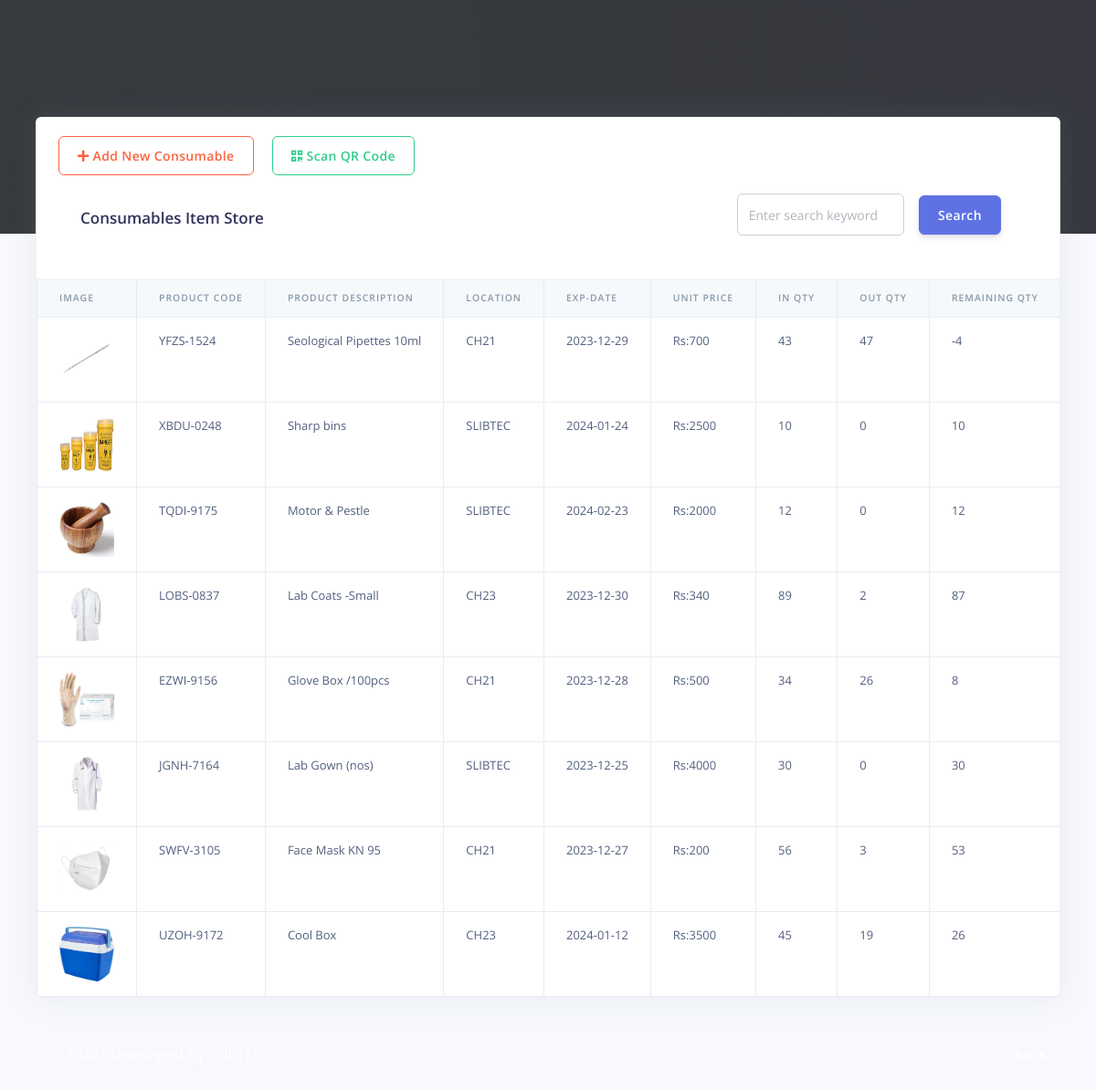
/slibtec/cashier/products.php (signed in), run on the app's committed database.
### tables this page shows
CREATE TABLE `rpos_products` (
  `prod_id` varchar(200) NOT NULL,
  `prod_code` varchar(200) NOT NULL,
  `prod_name` varchar(200) NOT NULL,
  `prod_img` varchar(200) NOT NULL,
  `prod_desc` longtext NOT NULL,
  `prod_price` varchar(200) NOT NULL,
  `created_at` timestamp(6) NOT NULL DEFAULT current_timestamp(6) ON UPDATE current_timestamp(6),
  `prod_location` varchar(250) NOT NULL,
  `prod_Exp_Date` date DEFAULT NULL,
  `prod_GINQty` varchar(250) NOT NULL,
  `prod_GRNQty` varchar(250) NOT NULL,
  `prod_REQty` varchar(250) NOT NULL,
  `prod_GINAmount` int(250) NOT NULL,
  `prod_GRNAmount` int(250) NOT NULL,
  `prod_REAmount` int(250) NOT NULL,
  `prod_qr` varchar(255) NOT NULL
);

### slibtec/cashier/products.php (the view, shortened to what this page needs)
<?php
include('config/config.php');
require_once('partials/_head.php');
?>
<body>
  <?php
  require_once('partials/_sidebar.php');
  ?>
  <div class="main-content">
    <div class="container-fluid mt--8">
      <div class="row">
        <div class="col">
          <div class="card shadow">
            <div class="card-header border-0">
            <a href="add_product.php" class="btn btn-outline-warning">
              <i class="fas fa-plus"></i> Add New Consumable
            </a>
<button class="btn btn-outline-success ml-2" id="scanQRCodeBtn">
    <i class="fas fa-qrcode"></i> Scan QR Code
</button>
<div class="card-header border-0">
    <div class="row align-items-center">
        <div class="col">
            <h3 class="mb-0">Consumables Item Store</h3>
        </div>
        <div class="col-md-4 text-right">
            <form class="form-inline" method="GET" action="">
                <div class="form-group mx-sm-3 mb-2">
                    <input type="text" class="form-control" id="search" name="search" placeholder="Enter search keyword">
                </div>
                <button type="submit" class="btn btn-primary mb-2">Search</button>
            </form>
        </div>
    </div>
</div>
            </div>
            <div class="table-responsive">
             <table class="table table-bordered" >
                <thead class="thead-light">
                  <tr>
                    <th scope="col">Image</th>
                     <th scope="col">Product Code</th>
                    <th scope="col">Product Description</th>
                    <th scope="col">Location</th>
                    <th scope="col">Exp-Date</th>
                    <th scope="col">Unit Price</th>
                    <th scope="col">IN Qty</th>
                    <th scope="col">OUT Qty</th>
                    <th scope="col">Remaining Qty</th>
                  </tr>
                </thead>
                <tbody>
                  <?php
                  $ret = "SELECT * FROM  rpos_products ";
                  $stmt = $mysqli->prepare($ret);
                  $stmt->execute();
                  $res = $stmt->get_result();
                  while ($prod = $res->fetch_object()) {
                  ?>
                    <tr>
                      <td>
                        <?php
                        if ($prod->prod_img) {
                          echo "<img src='../admin/assets/img/products/$prod->prod_img' height='60' width='60 class='img-thumbnail'>";
                        } else {
                          echo "<img src='../admin/assets/img/products/default.jpg' height='60' width='60 class='img-thumbnail'>";
                        }
                        ?>
                      </td>
                      <td><?php echo $prod->prod_code; ?></td>
                      <td><?php echo $prod->prod_name; ?></td>
                      <td><?php echo $prod->prod_location; ?></td>
                      <td><?php echo $prod->prod_Exp_Date; ?></td>
                      <td> Rs:<?php echo $prod->prod_price; ?></td>
                      <td><?php echo $prod->prod_GINQty; ?></td>
                      <td> <?php echo $prod->prod_GRNQty; ?></td>
                      <td> <?php echo $prod->prod_REQty; ?></td>
                    </tr>
                  <?php } ?>
                </tbody>
              </table>
            </div>
          </div>
        </div>
      </div>
      <?php
      require_once('partials/_footer.php');
      ?>
    </div>
  </div>
</body>
</html>

### data on the page
rpos_products: prod_img (picture), prod_code "YFZS-1524", prod_name "Seological Pipettes 10ml", prod_location "CH21", prod_Exp_Date "2023-12-29", prod_price "700", prod_GINQty "43", prod_GRNQty "47", prod_REQty "-4"
rpos_products: prod_img (picture), prod_code "XBDU-0248", prod_name "Sharp bins", prod_location "SLIBTEC", prod_Exp_Date "2024-01-24", prod_price "2500", prod_GINQty "10", prod_GRNQty "0", prod_REQty "10"
rpos_products: prod_img (picture), prod_code "TQDI-9175", prod_name "Motor & Pestle", prod_location "SLIBTEC", prod_Exp_Date "2024-02-23", prod_price "2000", prod_GINQty "12", prod_GRNQty "0", prod_REQty "12"
rpos_products: prod_img (picture), prod_code "LOBS-0837", prod_name "Lab Coats -Small", prod_location "CH23", prod_Exp_Date "2023-12-30", prod_price "340", prod_GINQty "89", prod_GRNQty "2", prod_REQty "87"
rpos_products: prod_img (picture), prod_code "EZWI-9156", prod_name "Glove Box /100pcs", prod_location "CH21", prod_Exp_Date "2023-12-28", prod_price "500", prod_GINQty "34", prod_GRNQty "26", prod_REQty "8"
rpos_products: prod_img (picture), prod_code "JGNH-7164", prod_name "Lab Gown (nos)", prod_location "SLIBTEC", prod_Exp_Date "2023-12-25", prod_price "4000", prod_GINQty "30", prod_GRNQty "0", prod_REQty "30"
rpos_products: prod_img (picture), prod_code "SWFV-3105", prod_name "Face Mask KN 95", prod_location "CH21", prod_Exp_Date "2023-12-27", prod_price "200", prod_GINQty "56", prod_GRNQty "3", prod_REQty "53"
rpos_products: prod_img (picture), prod_code "UZOH-9172", prod_name "Cool Box", prod_location "CH23", prod_Exp_Date "2024-01-12", prod_price "3500", prod_GINQty "45", prod_GRNQty "19", prod_REQty "26"
